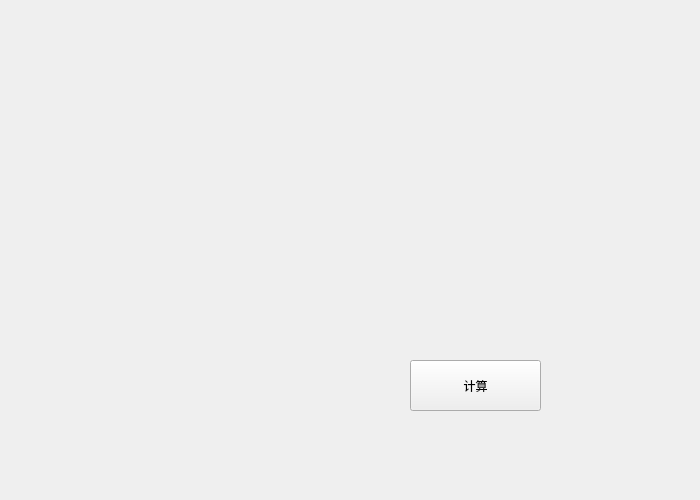
<?xml version="1.0" encoding="UTF-8"?>
<ui version="4.0">
 <class>E3t4</class>
 <widget class="QWidget" name="E3t4">
  <property name="geometry">
   <rect>
    <x>0</x>
    <y>0</y>
    <width>700</width>
    <height>500</height>
   </rect>
  </property>
  <property name="windowTitle">
   <string>Form</string>
  </property>
  <widget class="vecWidget" name="widget" native="true">
   <property name="geometry">
    <rect>
     <x>70</x>
     <y>60</y>
     <width>201</width>
     <height>101</height>
    </rect>
   </property>
  </widget>
  <widget class="vecWidget" name="widget_2" native="true">
   <property name="geometry">
    <rect>
     <x>360</x>
     <y>60</y>
     <width>201</width>
     <height>101</height>
    </rect>
   </property>
  </widget>
  <widget class="vecWidget" name="widget_3" native="true">
   <property name="geometry">
    <rect>
     <x>70</x>
     <y>220</y>
     <width>201</width>
     <height>101</height>
    </rect>
   </property>
  </widget>
  <widget class="QPushButton" name="pushButton">
   <property name="geometry">
    <rect>
     <x>410</x>
     <y>360</y>
     <width>131</width>
     <height>51</height>
    </rect>
   </property>
   <property name="text">
    <string>计算</string>
   </property>
  </widget>
  <widget class="vecWidget" name="widget_4" native="true">
   <property name="geometry">
    <rect>
     <x>360</x>
     <y>220</y>
     <width>201</width>
     <height>101</height>
    </rect>
   </property>
  </widget>
 </widget>
 <customwidgets>
  <customwidget>
   <class>vecWidget</class>
   <extends>QWidget</extends>
   <header>vecwidget.h</header>
   <container>1</container>
  </customwidget>
 </customwidgets>
 <resources/>
 <connections/>
</ui>
